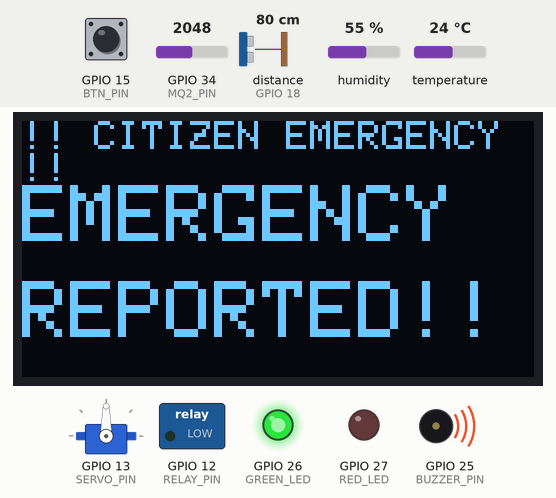
A sketch run on a simulated ESP32. Shown: servo, 128×64 one-colour display, switched loads named in the sketch (green lamp = pin HIGH), output pins drawn as LEDs (lit = HIGH), buzzer (waves = sounding). Wiring (inferred from the names in the program): ultrasonic range finder: trigger GPIO 5; echo GPIO 18. The test bench sets the inputs (shaded band); at power-on: GPIO 15 (BTN_PIN) HIGH, distance to the obstacle (sensor on GPIO 18) 80 cm, temperature 24 °C, GPIO 34 (MQ2_PIN) = 2048, humidity 55 % (analog values on the 0–4095 scale). The echo pulse lasts 58.3 µs per cm; pins used as bus, display or sensor lines are not drawn; what the sketch prints to the serial monitor is not drawn.

Above: at 3.7 s.
3.8 s: GPIO 15 (BTN_PIN) pulled LOW for 0.15 s
At 4.27 s:
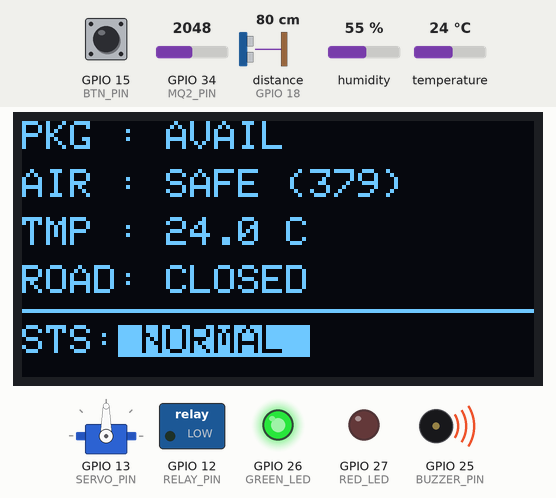
6.0 s: distance to the obstacle (sensor on GPIO 18) set to 12 cm
12.0 s: distance to the obstacle (sensor on GPIO 18) set to 9 cm
At 12.9 s:
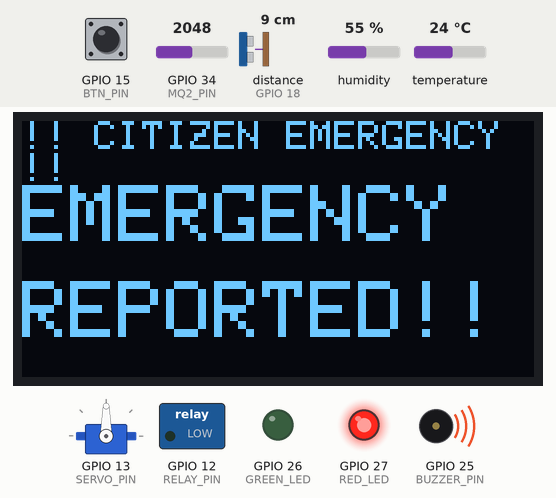
13.5 s: GPIO 15 (BTN_PIN) pulled LOW for 1 s
At 14.4 s:
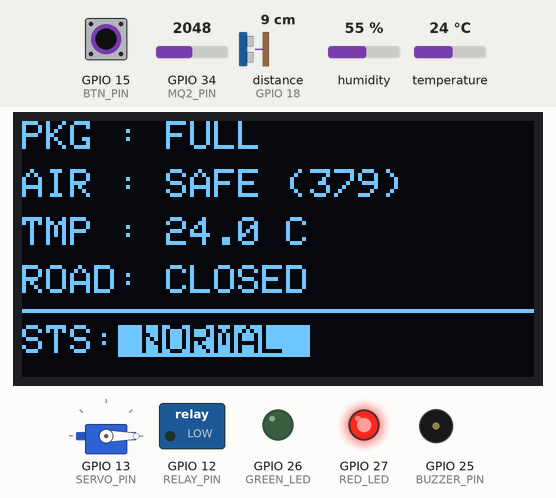
16.4 s: temperature set to 34.7 °C
22.4 s: temperature set to 35.9 °C
At 25.1 s:
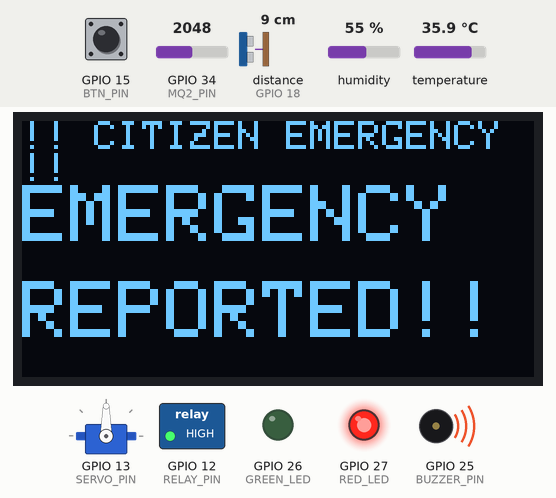
Timing chart, 0 to 26.1 s (numbered marks = the images above; inputs shaded):
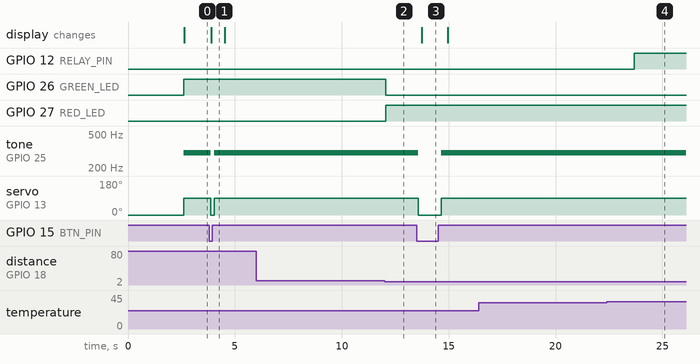

Measured:
- the behaviour switches between 11 and 10 cm on distance to the obstacle (sensor on GPIO 18) (found by bisection; images 1 and 2)
- the behaviour switches between 35 and 35.1 °C on temperature (found by bisection; images 3 and 4)
- after the input at 3.8 s, tone on GPIO 25 (BUZZER_PIN): 300 Hz → silent after 0.06 s, → 300 Hz 0.18 s later; servo on GPIO 13 (SERVO_PIN): 90° → 0° after 0.06 s, → 90° 0.18 s later; the display: changes after 0.09 s (image 1)
- after the input at 6.0 s, every drawn part: stays the same
- after the input at 12.0 s, GPIO 26 (GREEN_LED): HIGH → LOW after 0.05 s; GPIO 27 (RED_LED): LOW → HIGH after 0.05 s
- after the input at 13.5 s, tone on GPIO 25 (BUZZER_PIN): 300 Hz → silent after 0.07 s, → 300 Hz 1.1 s later; servo on GPIO 13 (SERVO_PIN): 90° → 0° after 0.07 s, → 90° 1.1 s later; the display: changes after 0.24 s (image 3)
- after the input at 16.4 s, every drawn part: stays the same
- after the input at 22.4 s, GPIO 12 (RELAY_PIN): LOW → HIGH after 1.3 s

The sketch:

sketch.ino
```cpp
/*
  ============================================================
  Smart City Emergency Response & Safety Management System
  Platform : Wokwi (ESP32)
  Author   : Sreya
  ============================================================
  PIN MAP
  -------
  HC-SR04  TRIG → GPIO 5   ECHO → GPIO 18
  MQ2      AOUT → GPIO 34
  DHT22    DATA → GPIO 4
  SSD1306  SDA  → GPIO 21  SCL  → GPIO 22
  Push Btn      → GPIO 15  (one leg → GPIO15, other leg → 3.3V)
  Green LED     → GPIO 26  (via 220Ω)
  Red LED       → GPIO 27  (via 220Ω)
  Buzzer        → GPIO 25
  Servo         → GPIO 13
  Relay         → GPIO 12  (active HIGH)
  ============================================================
*/

#include <Wire.h>
#include <Adafruit_GFX.h>
#include <Adafruit_SSD1306.h>
#include <DHT.h>
#include <ESP32Servo.h>

// ── OLED ──────────────────────────────────────────────────
#define SCREEN_WIDTH 128
#define SCREEN_HEIGHT 64
#define OLED_RESET -1
Adafruit_SSD1306 display(SCREEN_WIDTH, SCREEN_HEIGHT, &Wire, OLED_RESET);

// ── DHT22 ─────────────────────────────────────────────────
#define DHTPIN 4
#define DHTTYPE DHT22
DHT dht(DHTPIN, DHTTYPE);

// ── Servo ─────────────────────────────────────────────────
Servo barrierServo;
#define SERVO_PIN 13

// ── Pin Definitions ───────────────────────────────────────
#define TRIG_PIN 5
#define ECHO_PIN 18
#define MQ2_PIN 34
#define BTN_PIN 15
#define GREEN_LED 26
#define RED_LED 27
#define BUZZER_PIN 25
#define RELAY_PIN 12

// ── Thresholds ────────────────────────────────────────────
#define PARKING_THRESHOLD_CM 10
#define GAS_THRESHOLD 600 // applied after map() remapping
#define TEMP_THRESHOLD 35.0

// ── State Variables ───────────────────────────────────────
bool parkingOccupied = false;
bool pollutionAlert = false;
bool fireAlert = false;
bool cityEmergency = false;

float currentTemp = 0.0;
int currentGas = 0;
long currentDist = 0;
int servoAngle = 0;

unsigned long lastDisplayUpdate = 0;
const unsigned long DISPLAY_INTERVAL = 500;

// ══════════════════════════════════════════════════════════
// Read HC-SR04 ultrasonic distance in cm
// ══════════════════════════════════════════════════════════
long readUltrasonic()
{
    digitalWrite(TRIG_PIN, LOW);
    delayMicroseconds(2);
    digitalWrite(TRIG_PIN, HIGH);
    delayMicroseconds(10);
    digitalWrite(TRIG_PIN, LOW);
    long duration = pulseIn(ECHO_PIN, HIGH, 30000);
    return duration * 0.034 / 2;
}

// ══════════════════════════════════════════════════════════
// Set servo angle and update servoAngle tracker
// ══════════════════════════════════════════════════════════
void setServo(int angle)
{
    servoAngle = angle;
    barrierServo.write(angle);
}

// ══════════════════════════════════════════════════════════
// Buzzer ON/OFF
// ══════════════════════════════════════════════════════════
void setBuzzer(bool on)
{
    if (on)
    {
        tone(BUZZER_PIN, 300);
    }
    else
    {
        noTone(BUZZER_PIN);
    }
}

// ══════════════════════════════════════════════════════════
// OLED: Normal 5-line city dashboard
// Shown during NORMAL and WARNING states
// ══════════════════════════════════════════════════════════
void showDashboard(const char *parkStatus,
                   const char *gasStatus,
                   const char *barrierStatus,
                   const char *cityStatus)
{
    display.clearDisplay();
    display.setTextColor(SSD1306_WHITE);
    display.setTextSize(1);

    display.setCursor(0, 0);
    display.print("PKG : ");
    display.println(parkStatus);

    display.setCursor(0, 12);
    display.print("AIR : ");
    display.print(gasStatus);
    display.print(" (");
    display.print(currentGas);
    display.println(")");

    display.setCursor(0, 24);
    display.print("TMP : ");
    display.print(currentTemp, 1);
    display.println(" C");

    display.setCursor(0, 36);
    display.print("ROAD: ");
    display.println(barrierStatus);

    display.drawFastHLine(0, 47, 128, SSD1306_WHITE);

    // Status line with inverted highlight
    display.setCursor(0, 51);
    display.print("STS:");
    display.setTextColor(SSD1306_BLACK, SSD1306_WHITE);
    display.print(" ");
    display.print(cityStatus);
    display.print(" ");
    display.setTextColor(SSD1306_WHITE);

    display.display();
}

// ══════════════════════════════════════════════════════════
// OLED: Full-screen alert
// Shown only during EMERGENCY conditions
// ══════════════════════════════════════════════════════════
void showAlert(const char *headerLine,
               const char *bigLine1,
               const char *bigLine2)
{
    display.clearDisplay();
    display.setTextColor(SSD1306_WHITE);

    display.setTextSize(1);
    display.setCursor(0, 0);
    display.println(headerLine);

    display.setTextSize(2);
    display.setCursor(0, 16);
    display.println(bigLine1);
    display.setCursor(0, 40);
    display.println(bigLine2);

    display.display();
}

// ══════════════════════════════════════════════════════════
// SETUP
// ══════════════════════════════════════════════════════════
void setup()
{
    Serial.begin(115200);

    // Configure ESP32 ADC for stable MQ2 readings
    analogSetAttenuation(ADC_11db);
    analogReadResolution(12); // 12-bit: raw range 0–4095

    pinMode(TRIG_PIN, OUTPUT);
    pinMode(ECHO_PIN, INPUT);
    pinMode(GREEN_LED, OUTPUT);
    pinMode(RED_LED, OUTPUT);
    pinMode(BUZZER_PIN, OUTPUT);
    pinMode(RELAY_PIN, OUTPUT);
    pinMode(BTN_PIN, INPUT_PULLUP);

    // Ensure nothing activates at boot
    digitalWrite(GREEN_LED, LOW);
    digitalWrite(RED_LED, LOW);
    digitalWrite(RELAY_PIN, LOW);
    noTone(BUZZER_PIN);

    dht.begin();
    barrierServo.attach(SERVO_PIN);
    setServo(0); // Road closed by default (0° = closed, 90° = open)

    // OLED init
    if (!display.begin(SSD1306_SWITCHCAPVCC, 0x3C))
    {
        Serial.println("SSD1306 failed — check wiring!");
        while (true)
            ;
    }

    // Splash screen
    display.clearDisplay();
    display.setTextSize(1);
    display.setTextColor(SSD1306_WHITE);
    display.setCursor(8, 10);
    display.println("SMART CITY SYSTEM");
    display.setCursor(8, 26);
    display.println("Initialising...");
    display.setCursor(8, 42);
    display.println("Author: Sreya");
    display.display();
    delay(2500);
}

// ══════════════════════════════════════════════════════════
// MAIN LOOP
// ══════════════════════════════════════════════════════════
void loop()
{

    // ── 1. READ ALL SENSORS ──────────────────────────────────

    currentDist = readUltrasonic();

    currentTemp = dht.readTemperature();
    if (isnan(currentTemp))
        currentTemp = 0.0; // guard NaN on read failure

    // MQ2: 20-sample average to reduce ADC noise
    // Raw Wokwi MQ2 range is 843 (clean air) to 4095 (max gas)
    // map() remaps this to 0–1023 so GAS_THRESHOLD 600 works correctly
    long gasSum = 0;
    for (int i = 0; i < 20; i++)
    {
        gasSum += analogRead(MQ2_PIN);
        delay(2);
    }
    int rawGas = (int)(gasSum / 20);
    currentGas = (int)map(rawGas, 843, 4095, 0, 1023);
    currentGas = constrain(currentGas, 0, 1023);

    // Button: HIGH = pressed (one leg → GPIO15, other leg → 3.3V)
    bool btnPressed = (digitalRead(BTN_PIN) == HIGH);

    // ── 2. EVALUATE CONDITIONS ───────────────────────────────

    parkingOccupied = (currentDist > 0 && currentDist < PARKING_THRESHOLD_CM);
    pollutionAlert = (currentGas > GAS_THRESHOLD); // Condition 2
    fireAlert = (currentTemp > TEMP_THRESHOLD);    // Condition 3
    cityEmergency = (pollutionAlert && fireAlert); // Condition 6

    // ── 3. ACTUATOR CONTROL ──────────────────────────────────

    // LEDs — Red if parking full or city emergency, else Green (Conditions 1 & 6)
    if (cityEmergency || parkingOccupied)
    {
        digitalWrite(RED_LED, HIGH);
        digitalWrite(GREEN_LED, LOW);
    }
    else
    {
        digitalWrite(RED_LED, LOW);
        digitalWrite(GREEN_LED, HIGH);
    }

    // Relay — ON during fire alert or city emergency (Conditions 3 & 6)
    digitalWrite(RELAY_PIN, (fireAlert || cityEmergency) ? HIGH : LOW);

    // Buzzer — ON for any active alert or while button is held (Conditions 2,3,4,6)
    // Button buzzer follows physical press only: ON while held, OFF when released
    bool buzzerOn = pollutionAlert ||
                    fireAlert ||
                    btnPressed ||
                    cityEmergency;
    setBuzzer(buzzerOn);

    // Servo barrier — 90° while button held OR during city emergency (Conditions 4,5,6)
    // Returns to 0° immediately when button released (if no city emergency)
    if (cityEmergency || btnPressed)
    {
        setServo(90); // Emergency route OPEN
    }
    else
    {
        setServo(0); // Road CLOSED
    }

    // ── 4. SERIAL DEBUG ──────────────────────────────────────
    Serial.printf(
        "Dist:%ld cm | Gas:%d | Temp:%.1f C | Btn:%d | "
        "Park:%s | Poll:%s | Fire:%s | CityEmg:%s | Servo:%d\n",
        currentDist, currentGas, currentTemp, btnPressed,
        parkingOccupied ? "YES" : "NO",
        pollutionAlert ? "YES" : "NO",
        fireAlert ? "YES" : "NO",
        cityEmergency ? "YES" : "NO",
        servoAngle);

    // ── 5. OLED UPDATE every 500ms ───────────────────────────
    if (millis() - lastDisplayUpdate >= DISPLAY_INTERVAL)
    {
        lastDisplayUpdate = millis();

        const char *parkStr = parkingOccupied ? "FULL" : "AVAIL";
        const char *gasStr = pollutionAlert ? "POLL" : "SAFE";
        const char *barrierStr = (servoAngle == 90) ? "OPEN" : "CLOSED";

        // Specific status labels — WARNING shows exact cause
        const char *cityStatus;
        if (cityEmergency)
            cityStatus = "!! EMERGENCY !!";
        else if (btnPressed)
            cityStatus = "!! EMERGENCY !!";
        else if (pollutionAlert && fireAlert)
            cityStatus = "WARN:FIRE+GAS";
        else if (fireAlert)
            cityStatus = "WARN: FIRE";
        else if (pollutionAlert)
            cityStatus = "WARN: GAS";
        else
            cityStatus = "NORMAL";

        // OLED priority:
        // EMERGENCY conditions → full-screen alert
        // WARNING / NORMAL     → dashboard (status line shows current state)
        if (cityEmergency)
        {
            showAlert("!! CITY EMERGENCY !!", "CITY EMERG", "EVACUATE!");
        }
        else if (btnPressed)
        {
            // Full screen only while button is held — clears on release
            showAlert("!! CITIZEN EMERGENCY !!", "EMERGENCY", "REPORTED!!");
        }
        else
        {
            // Dashboard shown for NORMAL and WARNING states
            showDashboard(parkStr, gasStr, barrierStr, cityStatus);
        }
    }

    delay(100); // 10 Hz main loop
}
```
